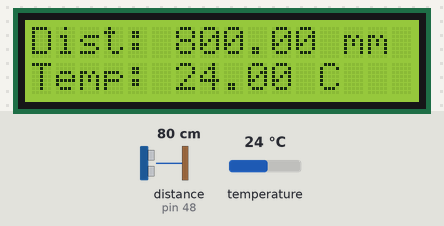
This sketch was run on a simulated Arduino Uno, built with avr-gcc and run on an emulated ATmega328P. Shown: 16×2 character LCD. Inputs (shaded band) come from the test bench; at power-on: distance to the obstacle (sensor on pin 48) 80 cm, temperature 24 °C. What the sketch prints to the serial monitor is not drawn.

Above: at 1.7 s.
1.8 s: distance to the obstacle (sensor on pin 48) set to 2 cm
At 3.3 s:
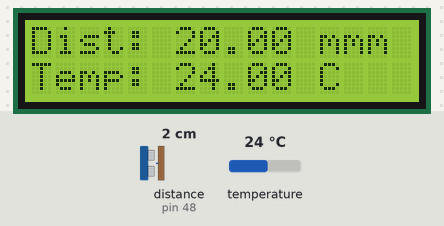
3.7 s: distance to the obstacle (sensor on pin 48) set to 250 cm
At 4.5 s:
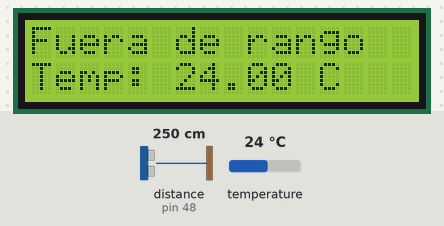
5.2 s: distance to the obstacle (sensor on pin 48) set to 18 cm
At 6.3 s:
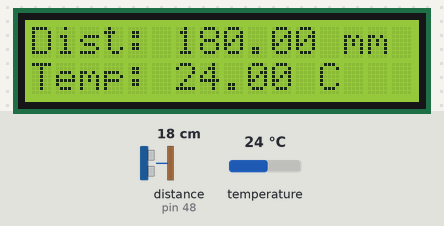
7.1 s: distance to the obstacle (sensor on pin 48) set to 4 cm
At 8.3 s:
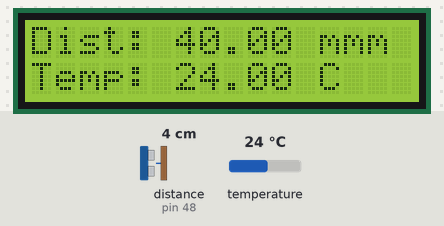
9.0 s: temperature set to 12 °C
At 9.6 s:
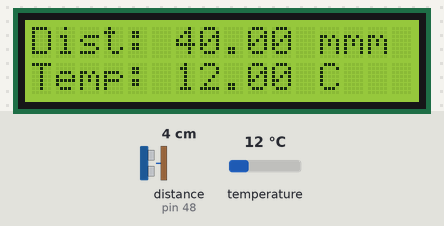
10.5 s: temperature set to 19 °C
At 10.8 s:
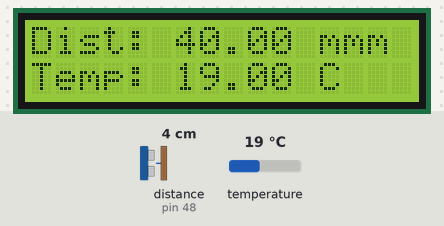
Timing chart, 0 to 13.0 s (numbered marks = the images above; inputs shaded):
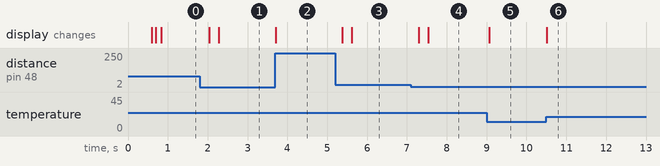

Measured:
- after the input at 1.8 s, the display: first changes after 0.23 s (image 1 shows a later state)
- after the input at 3.7 s, the display: changes at once (image 2)
- after the input at 5.2 s, the display: first changes after 0.18 s (image 3 shows a later state)
- after the input at 7.1 s, the display: first changes after 0.19 s (image 4 shows a later state)
- after the input at 9.0 s, the display: changes after 0.07 s (image 5)
- after the input at 10.5 s, the display: changes at once (image 6)

The sketch:

proyecto_TAS.ino
```cpp
#include <Wire.h>
#include "Adafruit_VL53L0X.h"
#include <Adafruit_MPL3115A2.h>
#include <LiquidCrystal.h>

Adafruit_VL53L0X lidar = Adafruit_VL53L0X();
Adafruit_MPL3115A2 baro = Adafruit_MPL3115A2();
const int rs = 12, en = 8, d4 = 5, d5 = 4, d6 = 3, d7 = 2;
LiquidCrystal lcd(rs, en, d4, d5, d6, d7);

float senal = 0;
float senalANT = 0;
float alfa = 0.25;
float EMA = 0;

void setup(){
  lcd.begin(16, 2);
  Serial.begin(9600);
  delay(500);

  Serial.println("MPL3115A2");
  if (!baro.begin()) {
    Serial.println("error de inicialización");
    return;
  }

  Serial.println("VL53L0X");
  if (!lidar.begin(0x30)) {
    Serial.println(F("error de inicialización"));
    while(1);
  }

  baro.setSeaPressure(1013.26);
}

void loop(){
  readLidar();
  readTemp();
}
void readLidar(){
  VL53L0X_RangingMeasurementData_t measure;
  lidar.rangingTest(&measure, false);
  lcd.setCursor(0, 0);
  if (measure.RangeStatus != 4) {
    senalANT = senal;
    senal = measure.RangeMilliMeter;
    EMA = filtroEMA(senal, alfa, senalANT);
    //Serial.println("-----------------");
    lcd.print("Dist: "); lcd.print(EMA); lcd.print(" mm");
  } else {
    //Serial.println("-----------------");
    lcd.println("Fuera de rango");
  }
  delay(100);
}

void readTemp(){
  float temperature = baro.getTemperature();
  //Serial.println("-----------------");
  lcd.setCursor(0, 1);
  lcd.print("Temp: "); lcd.print(temperature); lcd.println(" C");
  delay(100);
}

float filtroEMA(float senal, float alfa, float senalANT){
  EMA = alfa*senal + (1 - alfa)*senalANT;
  return EMA;
}

/*
#include <Wire.h>
#include <VL53L0X.h>
#define VL53L0X_I2C_ADDR 0x29
#define MPL3115A2_I2C_ADDR 0x60

#include <Adafruit_MPL3115A2.h>

Adafruit_MPL3115A2 baro;

VL53L0X lidar;

void setup() {
  Serial.begin(9600);
  while (! Serial) delay(1);
  Wire.begin();
}


void loop() {
  readLidar();

}

int readLidar(int address){
  Wire.beginTransmission(VL53L0X_I2C_ADDR);
  lidar.init();
  lidar.setTimeout(500);
  lidar.startContinuous();
  int distance = lidar.readRangeContinuousMillimeters();
  Serial.println(distance);
  Wire.endTransmission(VL53L0X_I2C_ADDR);
  Wire.flush();
}

void readTemp(){

}
*/
```
